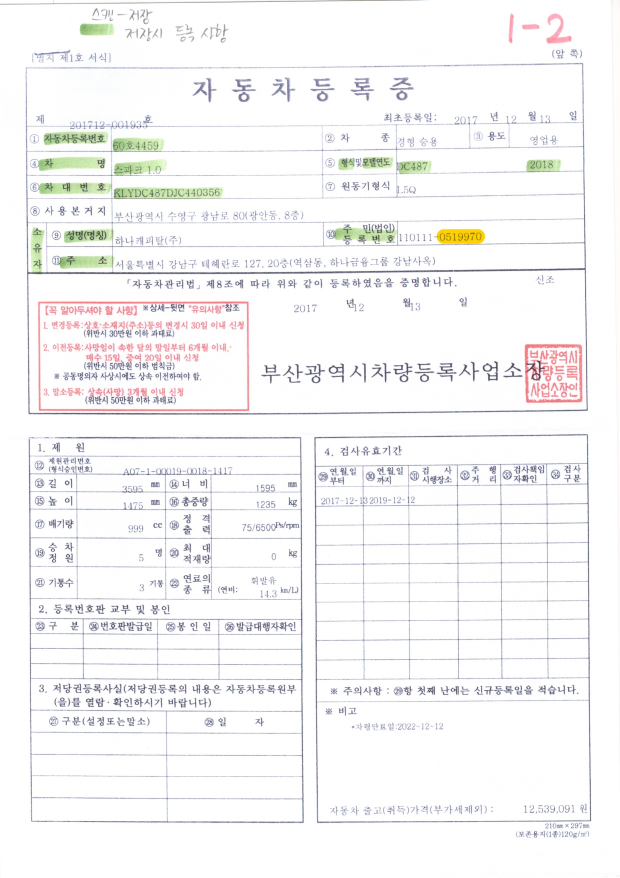
#> input picture document/car_document.jpg, 1240 x 1755 px (shown at 1/2 size)
$ jupyter execute --allow-errors AI-POC-jupyter.ipynb
#> lines starting #> are read from the running program, lines starting #| are printed output that depends on the picture; after the words box and inside, x2 and y2 are one past the last pixel; in counts of white or black regions, pixels touching at a corner belong together
[cell 1]
import cv2
from matplotlib import pyplot as plt

path = "./document/car_document.jpg"
image = cv2.imread(path)
#> image is the input picture: shape (1755, 1240, 3); mean B, G, R 245.9, 245.5, 246
rgb_image = cv2.cvtColor(image, cv2.COLOR_BGR2RGB)
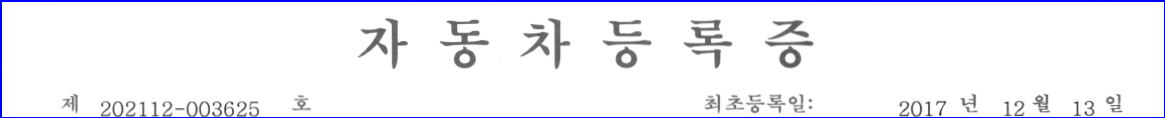
#> input picture example/OCR_crop_image_0.png, 1165 x 118 px
#> further down, image is the input picture: shape (118, 1165, 3); mean B, G, R 248.1, 241, 241
#> `image = cv2.imread(path, cv2.IMREAD_GRAYSCALE)`:
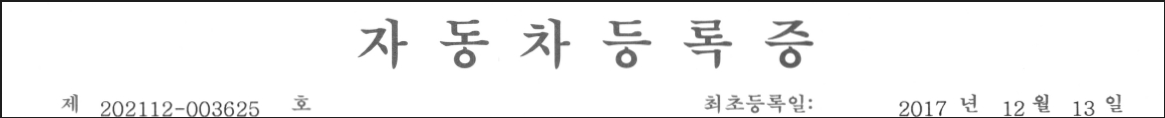
#> image: shape (118, 1165); min 29, max 255, mean 241.8
#> `ret, binary_image = cv2.threshold(image, 220, 255, cv2.THRESH_BINARY)`:
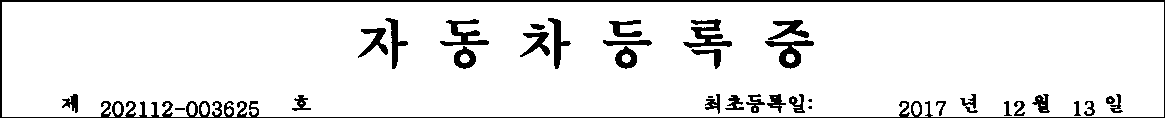
#> binary_image: shape (118, 1165); 91.4% white; 35 black regions (3 under 20 px), largest, box (x1, y1, x2, y2) and area: (0, 0, 1165, 118) 5092, (683, 19, 732, 48) 604, (765, 40, 814, 69) 527
#> `gblur_image = cv2.GaussianBlur(binary_image, (3,3), 0)`:
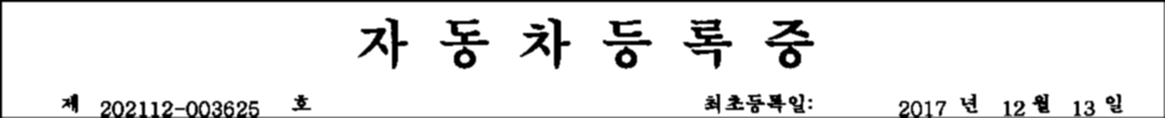
#> gblur_image: shape (118, 1165); min 0, max 255, mean 233.6
#> `canny_image = cv2.Canny(gblur_image, 75,200, True)`:
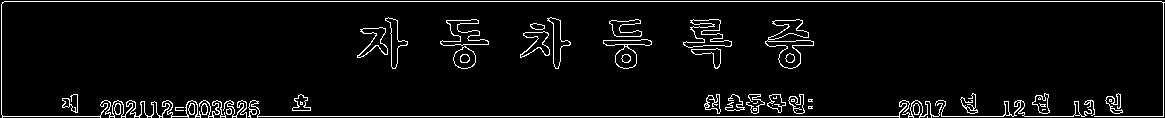
#> canny_image: shape (118, 1165); 4.9% white in thin lines or dots


# plt.subplot(121)
plt.figure(figsize=(10,16)), plt.axis('off'), plt.imshow(rgb_image)

plt.show()

# cv2.imshow("img",binary_image)
# cv2.waitKey(0)
# cv2.destroyAllWindows()

# # OCR tesseract

[cell 2]
# 테서렉트 / rgb

import pytesseract
import cv2


ocr_num_list = [0,2,4,6,8,10,12,14,16,18,20,23 ]
ocr_list = []

#> (the rest of this cell did not finish here and is left out)

[cell 3]
# 테서렉트 / 이진화
import pytesseract
import cv2

ocr_num_list = [0,2,4,6,8,10,12,14,16,18,20,23 ]
ocr_list = []

#> (the rest of this cell did not finish here and is left out)

### tesseract + canny

[cell 4]
# 테서렉트 / canny
import pytesseract
import cv2

ocr_num_list = [0,2,4,6,8,10,12,14,16,18,20,23 ]
ocr_list = []

#> (the rest of this cell did not finish here and is left out)
